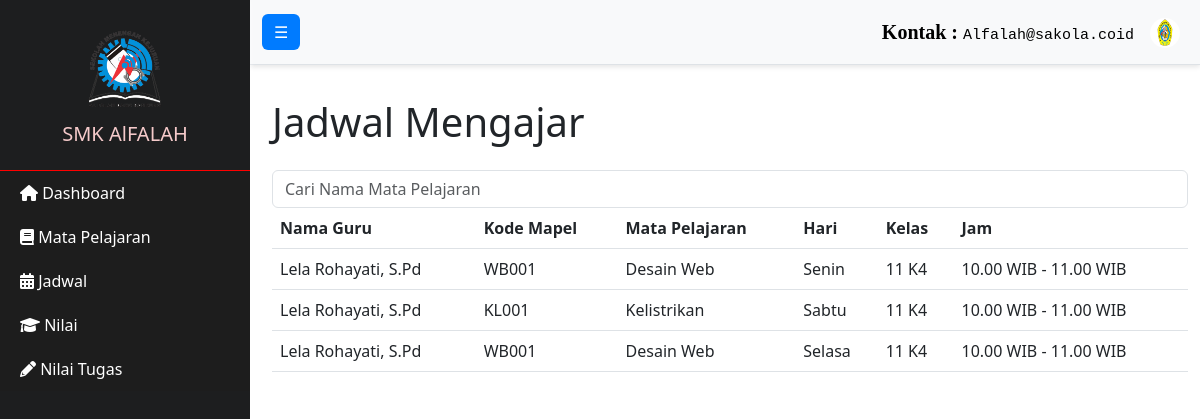
The page /Guru/jadwalGuru.php (signed in) on the database its author committed.
### tables this page shows
CREATE TABLE `guru` (
  `nip` varchar(50) NOT NULL,
  `password` varchar(255) NOT NULL,
  `nama_guru` varchar(100) NOT NULL,
  `email` varchar(100) NOT NULL,
  `id_jurusan` int(3) DEFAULT NULL,
  `foto_profil` varchar(255) NOT NULL
);

CREATE TABLE `jadwal` (
  `id_jadwal` int(11) NOT NULL,
  `nip` varchar(50) DEFAULT NULL,
  `kode_mapel` varchar(50) DEFAULT NULL,
  `hari` varchar(20) DEFAULT NULL,
  `id_kelas` int(11) DEFAULT NULL,
  `waktu_mulai` varchar(11) DEFAULT NULL,
  `waktu_selesai` varchar(11) DEFAULT NULL
);

CREATE TABLE `mata_pelajaran` (
  `kode_mapel` varchar(50) NOT NULL,
  `nama_mapel` varchar(100) NOT NULL,
  `deskripsi` text DEFAULT NULL,
  `jenis` varchar(50) DEFAULT NULL,
  `gambar` varchar(255) DEFAULT NULL
);

CREATE TABLE `kelas` (
  `id_kelas` int(11) NOT NULL,
  `jenjang` int(2) NOT NULL,
  `nama_kelas` varchar(100) NOT NULL,
  `id_jurusan` int(4) NOT NULL,
  `id_tahun_ajaran` int(11) NOT NULL
);

### Guru/jadwalGuru.php (the view, shortened to what this page needs)
<?php
include '../navbar/navHeader.php';
$sql = "SELECT j.kode_mapel, mp.nama_mapel, j.hari, k.nama_kelas, k.jenjang, j.waktu_mulai, j.waktu_selesai, g.nama_guru
        FROM jadwal j
        JOIN mata_pelajaran mp ON j.kode_mapel = mp.kode_mapel
        JOIN kelas k ON j.id_kelas = k.id_kelas
        JOIN guru g ON j.nip = g.nip
        WHERE j.nip = ?";
$stmt = $conn->prepare($sql);
$stmt->bind_param("s", $nip);
$stmt->execute();
$result = $stmt->get_result();
?>
    <div id="mainContent" class="container-fluid mt-5">
        <h1 class="mb-4">Jadwal Mengajar</h1>
        <div class="mb-6">
            <input type="text" id="searchInput" class="form-control" placeholder="Cari Nama Mata Pelajaran">
        </div>
        <table class="table" id="jadwalTable">
            <thead>
                <tr>
                    <th>Nama Guru</th>
                    <th>Kode Mapel</th>
                    <th onclick="sortTable(0)">Mata Pelajaran</th>
                    <th>Hari</th>
                    <th>Kelas</th>
                    <th>Jam</th>
                </tr>
            </thead>
            <tbody>
                <?php while ($row = $result->fetch_assoc()): ?>
                    <tr>
                        <td><?php echo htmlspecialchars($row['nama_guru']); ?></td>
                        <td><?php echo htmlspecialchars($row['kode_mapel']); ?></td>
                        <td><?php echo htmlspecialchars($row['nama_mapel']); ?></td>
                        <td><?php echo htmlspecialchars($row['hari']); ?></td>
                        <td><?php echo htmlspecialchars($row['jenjang']) . ' ' . htmlspecialchars($row['nama_kelas']); ?></td>
                        <td><?php echo htmlspecialchars($row['waktu_mulai'] . ' - ' . $row['waktu_selesai']); ?></td>
                    </tr>
                <?php endwhile; ?>
            </tbody>
        </table>
    </div>
</body>
</html>

### navbar/navHeader.php (shortened to what this page needs)
<?php
include '../db.php';
$nip = $_SESSION['teacher_nip'];
$queryGuru = "SELECT foto_profil FROM guru WHERE nip = '$nip'";
$resultGuru = mysqli_query($conn, $queryGuru);
$guru = mysqli_fetch_assoc($resultGuru);
$fotoProfil = !empty($guru['foto_profil']) ? '../uploads/profile/' . $guru['foto_profil'] : 'https://via.placeholder.com/30';
?>
<!DOCTYPE html>
<html lang="en">
<head>
    <link href="https://cdn.jsdelivr.net/npm/bootstrap@5.3.0/dist/css/bootstrap.min.css" rel="stylesheet">
    <link rel="stylesheet" href="..\css\styles.css">
    <link rel="stylesheet" href="https://cdnjs.cloudflare.com/ajax/libs/font-awesome/6.0.0-beta3/css/all.min.css">
</head>
<body>
    <div class="d-flex" id="wrapper">
        <div class="sidebar" id="sidebar-wrapper">
            <div class="sidebar-heading text-center py-4">
                <img src="..\uploads\gambar\logo.png" alt="Logo" class="logo-img">
                <h4 class="mt-2">SMK AlFALAH</h4>
            </div>
            <div class="list-group list-group-flush">
                <a href="dashboardGuru.php" class="list-group-item list-group-item-action"><i class="fas fa-home-alt"></i> Dashboard</a>
                <a href="index.php" class="list-group-item list-group-item-action"><i class="fas fa-book"></i> Mata Pelajaran</a>
                <a href="jadwalGuru.php" class="list-group-item list-group-item-action"><i class="fas fa-calendar-alt"></i> Jadwal</a>
                <a href="nilaiGuru.php" class="list-group-item list-group-item-action"><i class="fas fa-graduation-cap"></i> Nilai</a>
                <a href="nilaiTugasGuru.php" class="list-group-item list-group-item-action"><i class="fas fa-pencil-alt"></i> Nilai Tugas</a>
            </div>
        </div>
        <div id="page-content-wrapper">
            <nav class="navbar navbar-expand-lg navbar-light bg-light border-bottom">
                <div class="container-fluid">
                    <button class="btn btn-primary" id="menu-toggle">☰</button>
                    <div class="collapse navbar-collapse" id="navbarContent">
                        <ul class="navbar-nav ms-auto mb-2 mb-lg-0">
                            <li class="nav-item">
                                <a class="nav-link" aria-current="page" href="#">Kontak : <span>Alfalah@sakola.coid</span></a>
                            </li>
                        </ul>
                    </div>
                        <div class="dropdown">
                            <ul class="navbar-nav ms-auto">
                                <li class="nav-item-dropdown">
                                    <a class="nav-link dropdown-toggle" href="#" id="navbarProfile" role="button" data-bs-toggle="dropdown" aria-expanded="false">
                                        <img src="<?php echo $fotoProfil; ?>" class="rounded-circle" alt="Profile Image" style="width: 30px; height: 30px;">
                                    </a>
                                </li>
                            </ul>
                        </div>
                    </div>
            </nav>
</body>
</html>

### css/styles.css (style rules this page uses)
body { overflow-x: hidden; text-decoration: none; }
#wrapper { display: flex; }
.sidebar { width: 250px; height: 100vh; position: fixed; top: 0; left: 0; background-color: #1d1e1f; color: #ff0000; box-shadow: 2px 0 5px rgba(255, 255, 255, 0.3); overflow-y: auto; transition: all 0.3s ease; z-index: 9999; }
.sidebar-heading { border-bottom: 1px solid #ff0000; }
.logo-img { max-width: 100px; }
.list-group-item { background-color: #1d1d1d; color: #ffffff; border: none; border-radius: 0; padding: 10px 20px; font-size: 16px; transition: background-color 0.3s, color 0.3s; }
.sidebar-heading h4 { font-size: 20px; margin: 0; color: #f5caca; }
.dropdown-toggle { cursor: pointer; }
#page-content-wrapper { width: 100%; padding-left: 260px; transition: padding-left 0.25s ease-out; padding-top: 50px; }
.navbar { position: fixed; top: 0; left: 250px; width: calc(100% - 250px); z-index: 1000; box-shadow: 0 2px 5px rgba(0, 0, 0, 0.1); background-color: #f8f9fa; border-bottom: 1px solid #dee2e6; transition: left 0.3s ease, width 0.3s ease; }
.navbar .navbar-nav .nav-link { color: #000000; font-size: 20px; font-weight: bolder; font-family: 'Calibri'; }
.navbar .navbar-nav .nav-link span { font-family: 'Courier New', Courier, monospace; font-weight: 400; font-size: 15px; }
.navbar-nav .dropdown-toggle::after { display: none; }
.navbar .btn-primary { background-color: #007bff; border: none; }

### rows shown on the page
guru: foto_profil (picture)
jadwal: nip.nama_guru "Lela Rohayati, S.Pd", kode_mapel "WB001", kode_mapel.nama_mapel "Desain Web", hari "Senin", id_kelas.jenjang "11", id_kelas.nama_kelas "K4", waktu_mulai+waktu_selesai "10.00 WIB - 11.00 WIB"
jadwal: nip.nama_guru "Lela Rohayati, S.Pd", kode_mapel "KL001", kode_mapel.nama_mapel "Kelistrikan", hari "Sabtu", id_kelas.jenjang "11", id_kelas.nama_kelas "K4", waktu_mulai+waktu_selesai "10.00 WIB - 11.00 WIB"
jadwal: nip.nama_guru "Lela Rohayati, S.Pd", kode_mapel "WB001", kode_mapel.nama_mapel "Desain Web", hari "Selasa", id_kelas.jenjang "11", id_kelas.nama_kelas "K4", waktu_mulai+waktu_selesai "10.00 WIB - 11.00 WIB"
